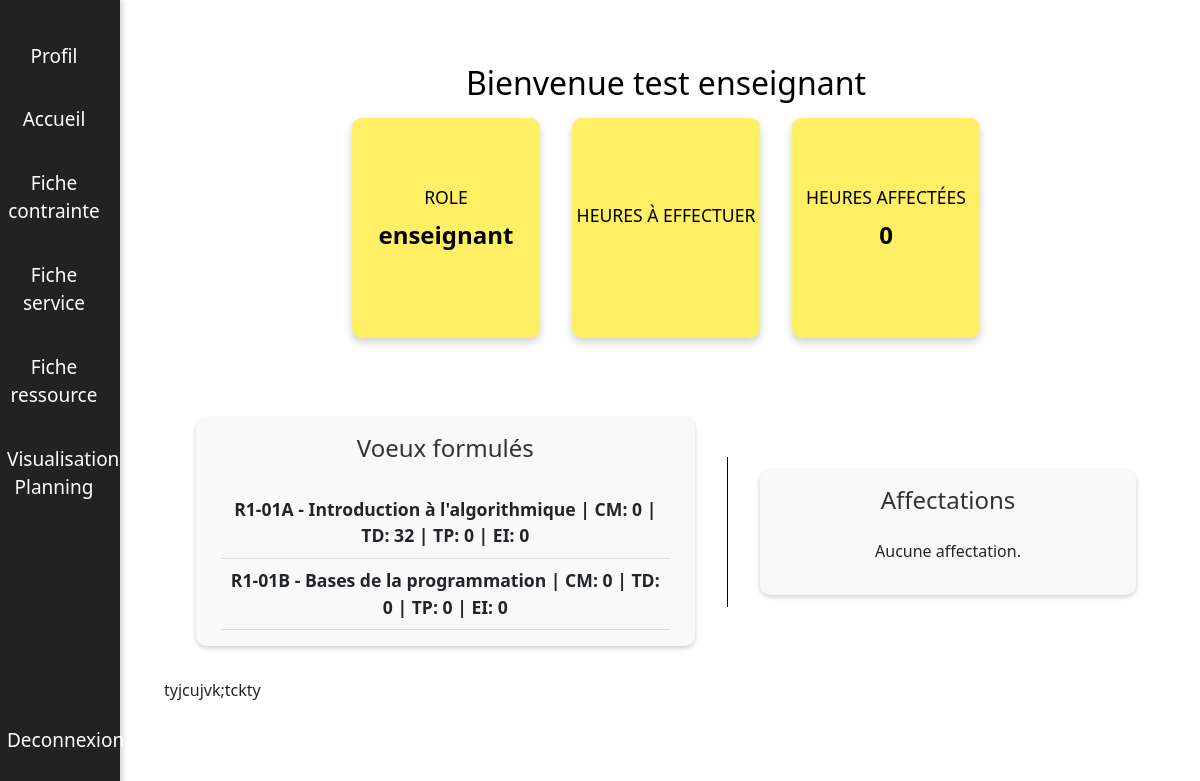
The page /index.php?action=accueilEnseignant (signed in) on the database its author committed.
### tables this page shows
CREATE TABLE `utilisateurs` (
  `id_utilisateur` int(11) NOT NULL,
  `nom` varchar(255) NOT NULL,
  `prenom` varchar(255) NOT NULL,
  `email` varchar(255) NOT NULL,
  `telephone` varchar(20) NOT NULL,
  `mot_de_passe` varchar(255) NOT NULL,
  `role` varchar(255) NOT NULL,
  `statut` varchar(255) DEFAULT NULL,
  `nombre_heures` int(11) DEFAULT NULL,
  `reset_token` varchar(255) DEFAULT NULL,
  `reset_token_expiration` datetime DEFAULT NULL,
  `supprimer` tinyint(1) NOT NULL DEFAULT 0,
  `responsable` varchar(255) NOT NULL
);

CREATE TABLE `voeux` (
  `id_voeu` int(11) NOT NULL,
  `id_enseignant` int(11) NOT NULL,
  `id_cours` int(11) NOT NULL,
  `semestre` varchar(255) NOT NULL,
  `nb_CM` double NOT NULL,
  `nb_TD` double NOT NULL,
  `nb_TP` double NOT NULL,
  `nb_EI` double NOT NULL,
  `remarques` text NOT NULL,
  `statut` varchar(20) DEFAULT 'en attente'
);

CREATE TABLE `cours` (
  `id_cours` int(11) NOT NULL,
  `formation` varchar(255) NOT NULL,
  `semestre` varchar(255) NOT NULL,
  `nom_cours` varchar(255) NOT NULL,
  `code_cours` varchar(255) NOT NULL,
  `nb_heures_total` double DEFAULT 0,
  `nb_heures_cm` double DEFAULT 0,
  `nb_heures_td` double DEFAULT 0,
  `nb_heures_tp` double DEFAULT 0,
  `nb_heures_ei` double DEFAULT 0
);

### index.php (called while the page is built, shortened)
<?php
$action = $_GET['action'] ?? null;
$dispatcher = new Dispatcher($action);
$dispatcher->run();
?>

### src/Enseignant/Accueil.php (the view, shortened to what this page needs)
<div id="main-content">
    <div class="accueil-enseignant">
        <form method="post" action="index.php?action=accueilEnseignant">
            <?php
            $nom = "";
            $prenom = "";
            $role = "";
            $nb_heures_affectees = 0;
            $pdo = connexionFactory::makeConnection();
            $stmt = $pdo->prepare("SELECT * FROM utilisateurs WHERE id_utilisateur = :id_utilisateur");
            $stmt->bindParam(':id_utilisateur', $_SESSION['user_id'], PDO::PARAM_INT);
            $stmt->execute();
            $user = $stmt->fetch(PDO::FETCH_ASSOC);
            if ($user) {
                $nom = $user['nom'];
                $prenom = $user['prenom'];
                $role = $user['role'];
                $stmt = $pdo->prepare("SELECT id_enseignant FROM enseignants WHERE id_utilisateur = :id_utilisateur");
                $stmt->bindParam(':id_utilisateur', $_SESSION['user_id'], PDO::PARAM_INT);
                $stmt->execute();
                $enseignant = $stmt->fetch(PDO::FETCH_ASSOC);
                if ($enseignant) {
                    $id_enseignant = $enseignant['id_enseignant'];
                    $stmt = $pdo->prepare("SELECT SUM(heures_affectees) AS total_heures_affectees FROM affectations WHERE id_enseignant = :id_enseignant");
                    $stmt->bindParam(':id_enseignant', $id_enseignant, PDO::PARAM_INT);
                    $stmt->execute();
                    $result = $stmt->fetch(PDO::FETCH_ASSOC);
                }
            }
            ?>
            <h1>Bienvenue <?php echo $nom . " " . $prenom; ?></h1>
            <div class="bulle-container">
                <div class="bulle">
                    <h2>Role</h2>
                    <p class="valeur"><?php echo $role; ?></p>
                </div>
                <div class="bulle">
                    <h2>Heures à effectuer</h2>
                </div>
                <div class="bulle">
                    <h2>Heures affectées</h2>
                    <p class="valeur"><?php echo $nb_heures_affectees; ?></p>
                </div>
            </div>
        </form>
        <div class="voeux-container">
            <div class="voeux-box">
                <h2>Voeux formulés</h2>
                <?php
                $stmt = $pdo->prepare("SELECT id_enseignant FROM enseignants WHERE id_utilisateur = :id_utilisateur");
                $stmt->bindParam(':id_utilisateur', $_SESSION['user_id'], PDO::PARAM_INT);
                $stmt->execute();
                $enseignant = $stmt->fetch(PDO::FETCH_ASSOC);
                if ($enseignant) {
                    $id_enseignant = $enseignant['id_enseignant'];
                    $stmt = $pdo->prepare("SELECT * FROM voeux WHERE id_enseignant = :id_enseignant");
                    $stmt->bindParam(':id_enseignant', $id_enseignant, PDO::PARAM_INT);
                    $stmt->execute();
                    $voeux = $stmt->fetchAll(PDO::FETCH_ASSOC);
                    if ($voeux) {
                        foreach ($voeux as $voeu) {
                            $stmt = $pdo->prepare("SELECT code_cours, nom_cours FROM cours WHERE id_cours = :id_cours");
                            $stmt->bindParam(':id_cours', $voeu['id_cours'], PDO::PARAM_INT);
                            $stmt->execute();
                            $cours = $stmt->fetch(PDO::FETCH_ASSOC);
                            if ($cours) {
                                $nom_affichage = htmlspecialchars($cours['code_cours']) . " - " . htmlspecialchars($cours['nom_cours']);
                            } else {
                                $nom_affichage = "Cours inconnu";
                            }
                            echo "<div class='voeu'>";
                            echo "<span>" . $nom_affichage . "</span> | ";
                            echo "<span>CM: " . htmlspecialchars($voeu['nb_CM']) . "</span> | ";
                            echo "<span>TD: " . htmlspecialchars($voeu['nb_TD']) . "</span> | ";
                            echo "<span>TP: " . htmlspecialchars($voeu['nb_TP']) . "</span> | ";
                            echo "<span>EI: " . htmlspecialchars($voeu['nb_EI']) . "</span>";
                            echo "</div>";
                        }
                    } else {
                        echo "<p>Aucun vœu formulé.</p>";
                    }
                } else {
                    echo "<p>Aucun vœu formulé.</p>";
                }
                ?>
            </div>
            <div class="voeux-box">
                <h2>Affectations</h2>
                <?php
                if ($enseignant) {
                    $id_enseignant = $enseignant['id_enseignant'];
                    $stmt = $pdo->prepare("SELECT * FROM affectations WHERE id_enseignant = :id_enseignant");
                    $stmt->bindParam(':id_enseignant', $id_enseignant, PDO::PARAM_INT);
                    $stmt->execute();
                    $affectations = $stmt->fetchAll(PDO::FETCH_ASSOC);
                    if ($affectations) {
                        foreach ($affectations as $affectation) {
                            $stmt = $pdo->prepare("SELECT code_cours, nom_cours FROM cours WHERE id_cours = :id_cours");
                            $stmt->bindParam(':id_cours', $affectation['id_cours'], PDO::PARAM_INT);
                            $stmt->execute();
                            $cours = $stmt->fetch(PDO::FETCH_ASSOC);
                            $nom_affichage = $cours ? htmlspecialchars($cours['code_cours']) . " - " . htmlspecialchars($cours['nom_cours']) : "Cours inconnu";
                            echo "<div class='affectation'>";
                            echo "<span>" . $nom_affichage . "</span> | ";
                            echo "<span>Groupe: " . htmlspecialchars($affectation['id_groupe']) . "</span> | ";
                            echo "<span>Type: " . htmlspecialchars($affectation['type_heure']) . "</span> | ";
                            echo "<span>Heures: " . htmlspecialchars($affectation['heures_affectees']) . "</span>";
                            echo "</div>";
                        }
                    } else {
                        echo "<p>Aucune affectation.</p>";
                    }
                } else {
                    echo "<p>Aucune affectation.</p>";
                }
                ?>
            </div>
    </div>
</div>

### src/Dispatcher/dispatcher.php (shortened to what this page needs)
<?php
class Dispatcher {
    private $action;
    public function __construct($action) {
        $this->action = $action;
    }
    public function run(): void {
        if (isset($_COOKIE['user_id']) && isset($_SESSION['user_id'])) {
            $this->navigateToAction();
        } else {
            $action = new SigninAction();
            echo $action->execute();
        }
    }
    public function navigateToAction(): void {
        switch ($this->action) {
            case 'accueilEnseignant':
                $action = new EnseignantAccueilAction();
                echo $action->execute();
                break;
        }
    }
}

### src/Action/EnseignantAccueilAction.php (shortened to what this page needs)
<?php
class EnseignantAccueilAction extends Action
{
    public function execute(): string
    {
        ?>
        <!DOCTYPE html>
        <html lang="fr">
        <head>
            <link rel="stylesheet" href="src/Action/layout.css">
            <link rel="stylesheet" href="https://cdn.jsdelivr.net/npm/bootstrap@5.3.0/dist/css/bootstrap.min.css">
            <link href="https://cdn.jsdelivr.net/npm/bootstrap@5.3.0/dist/css/bootstrap.min.css" rel="stylesheet">
        </head>
        <body>
        <?php
        include 'src/Enseignant/Accueil.php';
        ?>
        tyjcujvk;tckty
        </body>
        </html>
        <?php
        return ob_get_clean();
    }
}

### src/Action/layout.css (style rules this page uses)
* { margin: 0; padding: 0; box-sizing: border-box; }
body { font-family: 'Poppins', sans-serif; }
#menu { position: fixed; top: 0; left: 0; width: 11%; height: 100vh; z-index: 9999; }
#main-content { margin-left: 11%; min-height: 100vh; padding: 2em; }

### src/Enseignant/Accueil.php (style rules this page uses)
.accueil-enseignant { text-align: center; padding: 2em; }
.accueil-enseignant h1 { font-size: 2rem; color: #000; margin-bottom: 0.5em; }
.bulle-container { display: flex; flex-wrap: wrap; justify-content: center; gap: 2em; }
.bulle { width: 20%; height: 220px; background-color: #FFEF65; color: #000; border-radius: 10px; box-shadow: 0 4px 10px rgba(0,0,0,0.2); display: flex; flex-direction: column; align-items: center; justify-content: center; transition: transform 0.3s, box-shadow 0.3s; cursor: pointer; }
.bulle h2 { font-size: 1.1rem; margin-bottom: 0.5em; text-transform: uppercase; color: #000; }
.bulle .valeur { font-size: 1.5rem; font-weight: 600; }
.voeux-container { display: flex; justify-content: center; align-items: center; margin-top: 5em; gap: 2em; }
.voeux-box { width: auto; min-width: 40%; padding: 1em; background: #f9f9f9; border-radius: 10px; box-shadow: 0 2px 5px rgba(0,0,0,0.2); }
.voeux-box h2 { font-size: 1.5rem; color: #333; margin-bottom: 1em; }
.voeu, .affectation { padding: 0.5em; border-bottom: 1px solid #ddd; font-size: 1.1rem; font-weight: bold; }
.voeu, .affectation span { margin: 0 0.5em; }

### rows shown on the page
utilisateurs: nom "test", prenom "enseignant", role "enseignant"
voeux: id_cours.nom_cours "R1-01A - Introduction à l'algorithmique", nb_CM "0", nb_TD "32", nb_TP "0", nb_EI "0"
voeux: id_cours.nom_cours "R1-01B - Bases de la programmation", nb_CM "0", nb_TD "0", nb_TP "0", nb_EI "0"

### other values the page prints
$action->execute() "Profil Accueil Fiche contrainte Fiche service Fiche ressource Visualisation Planning Deconnexion"
$nb_heures_affectees "0"
